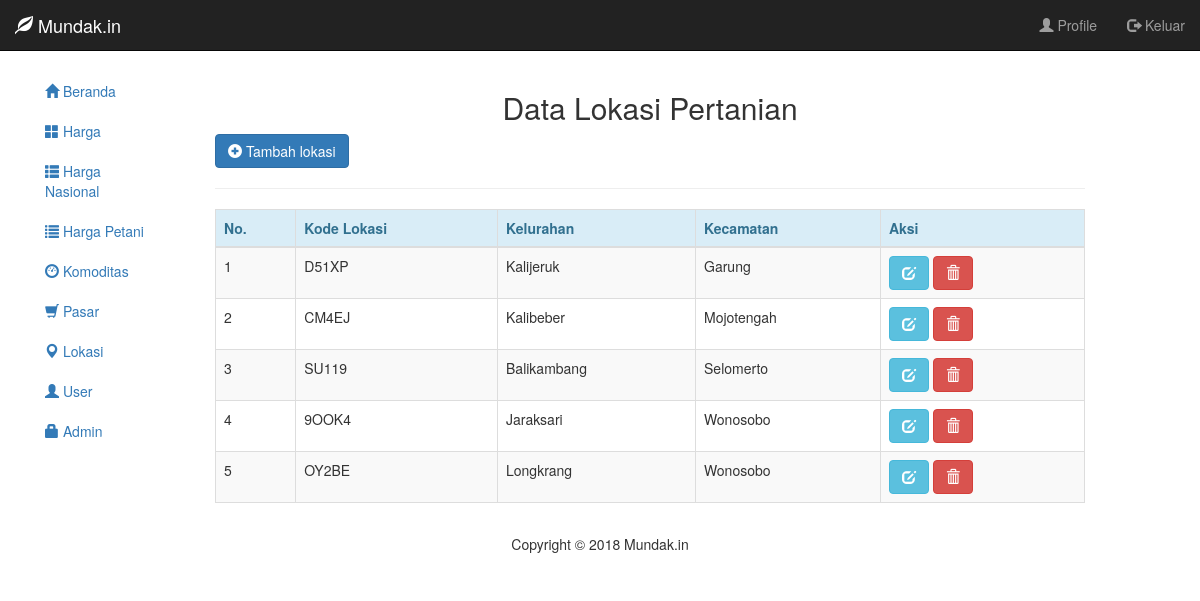
/admindak/index.php?kanal=lokasi, run on the app's committed database.
### tables this page shows
CREATE TABLE `lokasi` (
  `id_lokasi` varchar(20) NOT NULL,
  `kecamatan` varchar(70) NOT NULL,
  `kelurahan` varchar(70) NOT NULL
);

### admindak/kanal/lokasi/lokasi.php (the view, shortened to what this page needs)
<?php
if ($_GET['kanal'] == 'lokasi' && isset($_GET['aksi'])) {
	echo "<p>
			<a href='index.php?kanal=lokasi' class='btn btn-success'> <i class='glyphicon glyphicon-arrow-left'></i> Kembali</a>
		</p>
		";
	include_once('form_lokasi.php');
}else{
?>
<h2 class="text-center">Data Lokasi Pertanian</h2>
		<a href="index.php?kanal=lokasi&aksi=tambah" class="btn btn-primary"><i class="glyphicon glyphicon-plus-sign"></i> Tambah lokasi</a>
<hr>
<table class="table table-bordered table-responsive table-striped">
	<thead>
		<tr class="alert-info">
			<th>No.</th>
			<th>Kode Lokasi</th>
			<th>Kelurahan</th>
			<th>Kecamatan</th>
			<th>Aksi</th>
		</tr>
	</thead>
	<tbody>
		<?php
		$query = "SELECT * FROM lokasi ORDER BY kecamatan";
		$stmt = $kon->prepare($query);
		$stmt->execute();
		$no=1;
		while($data = $stmt->fetch(PDO::FETCH_ASSOC)) {
		?>
		<tr>
			<td><?=$no?></td>
			<td><?=$data['id_lokasi']?></td>
			<td><?=$data['kelurahan']?></td>
			<td><?=substr($data['kecamatan'],0,20)?></td>
			<td>
				<a href="index.php?kanal=lokasi&aksi=edit&id=<?=$data['id_lokasi']?>" class="btn btn-info"><i class="glyphicon glyphicon-edit"></i></a>
				<a href="index.php?kanal=lokasi&aksi=hapus&id=<?=$data['id_lokasi']?>" class="btn btn-danger"><i class="glyphicon glyphicon-trash"></i></a>
			</td>
		</tr>
		<?php
		$no++;
		}
		?>
	</tbody>
</table>
<?php
}
?>

### data on the page
lokasi: id_lokasi "D51XP", kelurahan "Kalijeruk", kecamatan "Garung"
lokasi: id_lokasi "CM4EJ", kelurahan "Kalibeber", kecamatan "Mojotengah"
lokasi: id_lokasi "SU119", kelurahan "Balikambang", kecamatan "Selomerto"
lokasi: id_lokasi "9OOK4", kelurahan "Jaraksari", kecamatan "Wonosobo"
lokasi: id_lokasi "OY2BE", kelurahan "Longkrang", kecamatan "Wonosobo"
